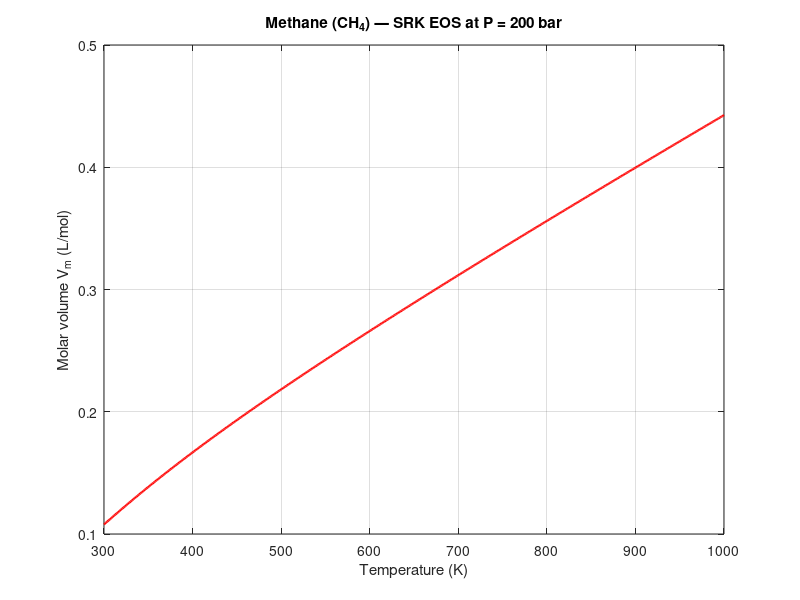

This figure's MATLAB source:
% Soave–Redlich–Kwong (SRK) EOS for methane (CH4) at P = 200 bar
% Units: P in bar, V in L/mol, a in L^2·bar/mol^2, b in L/mol
% R = 0.08314472 L·bar/(mol·K)

clear; clf; close all;

% Constants
P = 200;                % pressure in bar
Tmin = 300; Tmax = 1000; % K
nT = 701;               % number of temperature points
R = 0.08314472;         % L·bar/(mol·K)
Tc = 190.6;             % K  (methane)
Pc = 45.99;             % bar
omega = 0.011;          % acentric factor for methane

% Parameters
a = 0.42747 * (R^2 * Tc^2) / Pc;   % L^2·bar/mol^2
b = 0.08664 * R * Tc / Pc;         % L/mol

% Temperature vector
T = linspace(Tmin, Tmax, nT);

% Preallocate
V = nan(size(T));
tol_imag = 1e-8;

% For loop
for i = 1:length(T)
    Ti = T(i);

    % Soave alpha correction for attraction term
    m = 0.480 + 1.574*omega - 0.176*omega^2;
    alpha = (1 + m*(1 - sqrt(Ti/Tc)))^2;

    aT = a * alpha;

    % Cubic coefficients from SRK EOS:
    %   P*V^3 - R*T*V^2 + (-P*b^2 - R*T*b + aT)*V - aT*b = 0
    c3 = P;
    c2 = -R * Ti;
    c1 = -P*b^2 - R*Ti*b + aT;
    c0 = -aT*b;
    coeffs = [c3, c2, c1, c0];

    % Find roots
    rootsV = roots(coeffs);

    % Keep only real roots
    real_roots = rootsV(abs(imag(rootsV)) < tol_imag);
    if isempty(real_roots)
        V(i) = NaN;
    else
        V(i) = max(real_roots);
    end
end

% Plot
figure(1);
plot(T, V, 'r-', 'LineWidth', 1.6);
xlabel('Temperature (K)');
ylabel('Molar volume V_m (L/mol)');
title(sprintf('Methane (CH_4) — SRK EOS at P = %.0f bar', P));
grid on;
xlim([Tmin Tmax]);
ylim([0.1,0.5]);

% Sample results
disp('Sample outputs (T, V_m):');
for idx = round(linspace(1,length(T),7))
    fprintf('T = %6.1f K: V_m = %12.6e L/mol\n', T(idx), V(idx));
end
